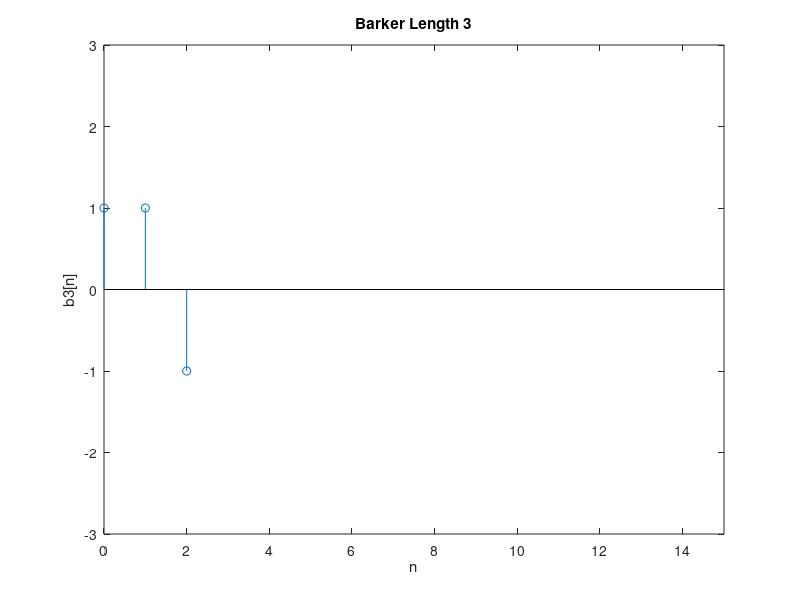
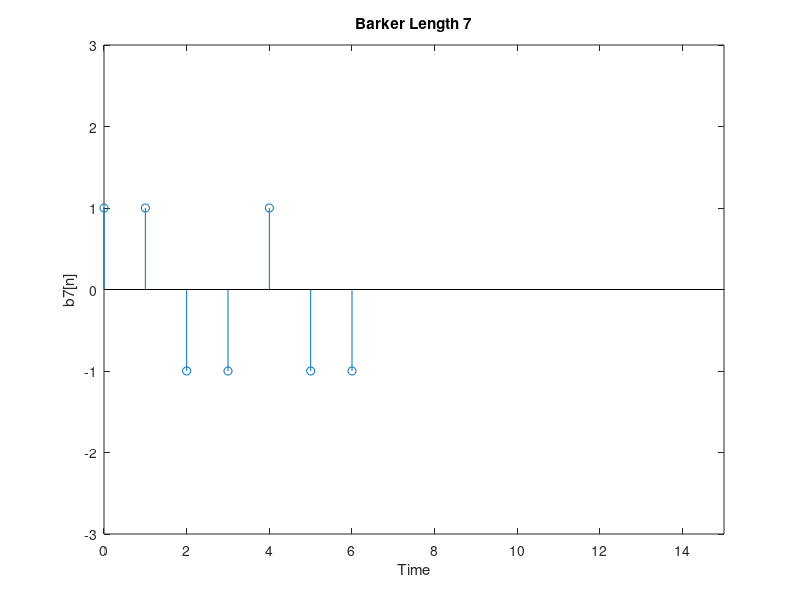
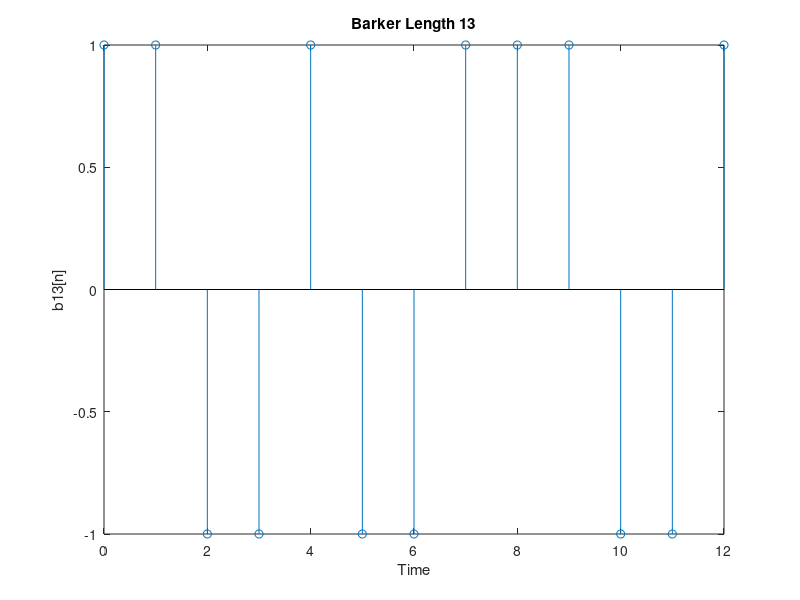
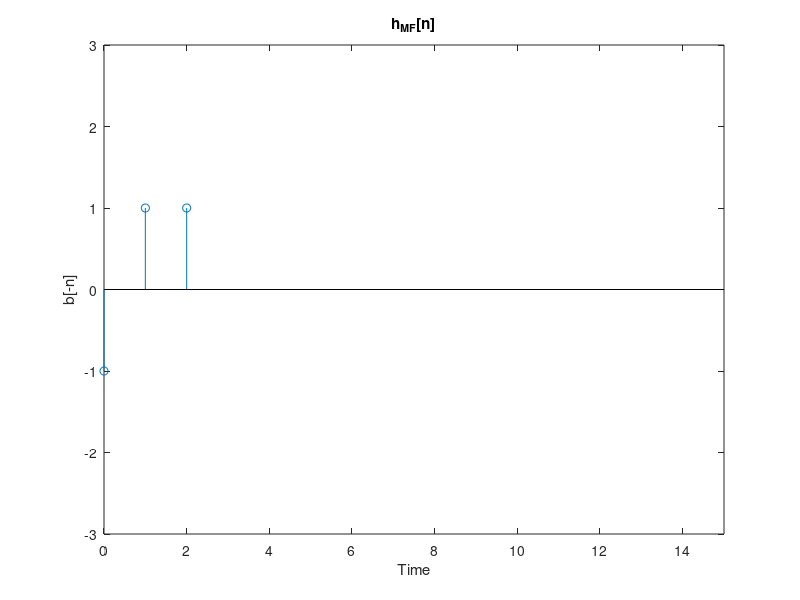

These charts were generated, in order, by the following MATLAB code:
%Barker Code Length 3
figure (1)
nb3=0:2;
b3=[1 1 -1];
stem(nb3,b3)
title('Barker Length 3')
xlabel('n')
ylabel('b3[n]')
axis([0 15 -3 3]);



%Barker Code Length 7 
figure (2)
nb7=0:6;
b7=[1 1 -1 -1 1 -1 -1];
stem(nb7,b7)
title('Barker Length 7')
xlabel('Time')
ylabel('b7[n]')
axis([0 15 -3 3]);


%Barker Code Length 13
figure (3)
nb13=0:12;
b13=[1 1 -1 -1 1 -1 -1 1 1 1 -1 -1 1];
stem(nb13,b13)
title('Barker Length 13')
xlabel('Time')
ylabel('b13[n]')


%h_MF[n] for Barker length 3
figure (4)
negnb3=fliplr(b3)
nb3=0:2;
stem(nb3,negnb3)
xlabel('Time')
ylabel('b[-n]')
title('h_{MF}[n]')
axis([0 15 -3 3])

%h_MF[n] for Barker length 7
figure (5)
negnb7=fliplr(b7)
nb7=0:6;
stem(nb7,negnb7)
xlabel('Time')
ylabel('b[-n]')
title('h_{MF}[n]')

%h_MF[n] for Barker length 13
figure (6)
negnb13=fliplr(b13)
nb3=0:12;
stem(nb13,negnb13)
xlabel('Time')
ylabel('b[-n]')
title('h_{MF}[n]')

%Output for Causal Mathched Filter (3)
figure(7)
nb3=0:2;
y3=conv(b3,negnb3);
stem(y3)
xlabel('Time')
ylabel('')
%title('h_{MF}[n]')

%Output for Causal Mathched Filter (7)
figure(8)
nb7=0:6;
y7=conv(b7,negnb7)
stem(y7)
xlabel('Time')
ylabel('')
title('h_{MF}[n]')

%Output for Causal Mathched Filter (13)
figure(9)
nb13=0:12;
y13=conv(b13,negnb13);
stem(y13)
xlabel('Time')
ylabel('')
title('h_{MF}[n]')

%3.3 d
d7=[1 -1 1 -1 -1 1 -1]
negd7=fliplr(d7)
yd7=conv(d7,negd7)
stem(yd7)
xlabel('Time')


%3.3 e
josh=13
testr=[zeros(1,josh) b13]
negtestr=fliplr(testr)
y33=conv(testr,negtestr)
stem(y33)



